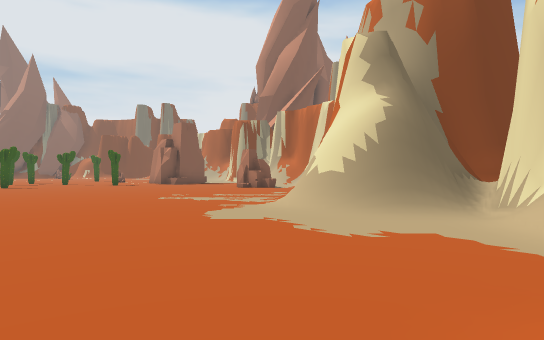
View 1 (above)

18 first-person views from a walk through a scene from a Unity 3-D project. The camera is 1.4 m above the floor, looks level and sees 75° across. The floor is counted in squares, 2 m on a side. Each view is taken from the middle of a square. On the plan, view 1 faces up. The plan holds only what a view shows up to about 11 squares ahead; the rest is blank. The place goes on beyond the plan.

View 2
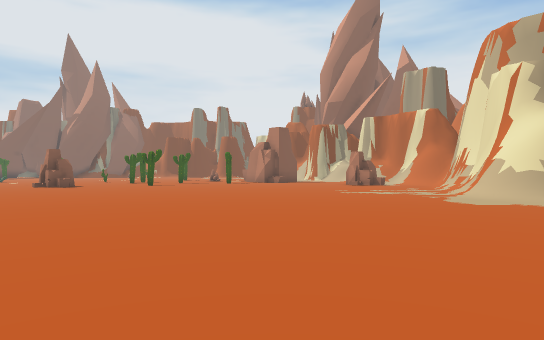

View 3
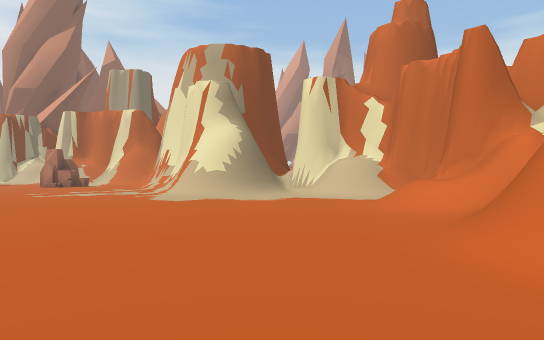

View 4
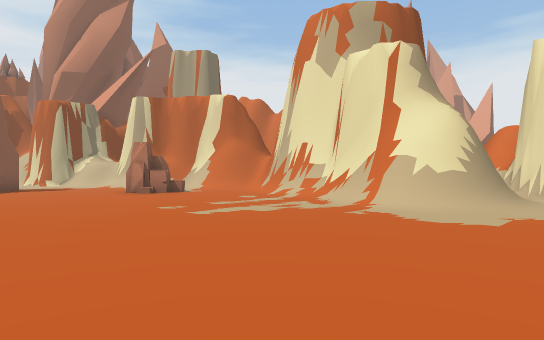

View 5
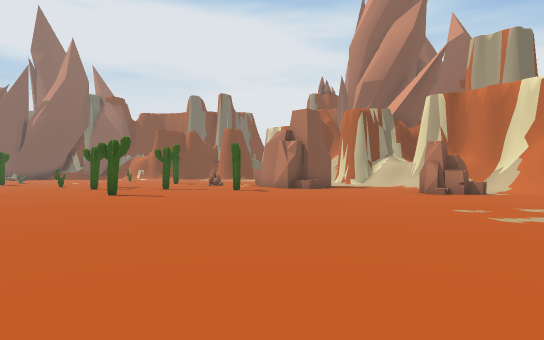

View 6
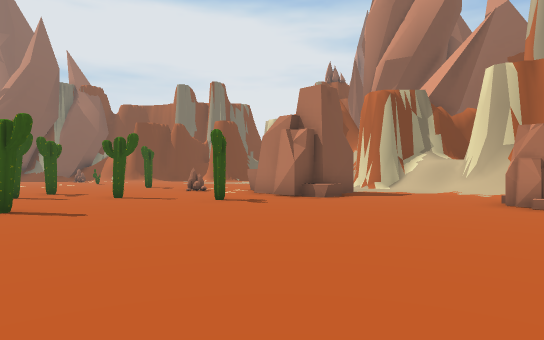

View 7
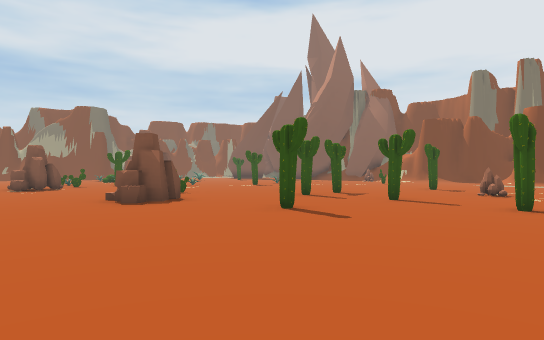

View 8
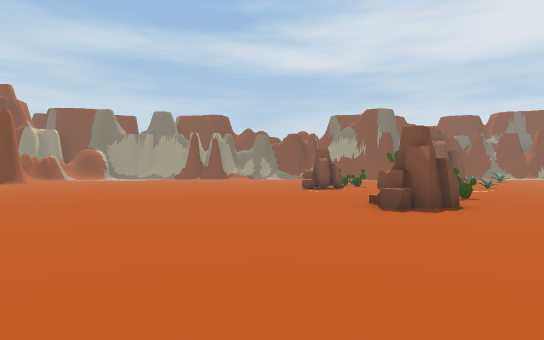

View 9
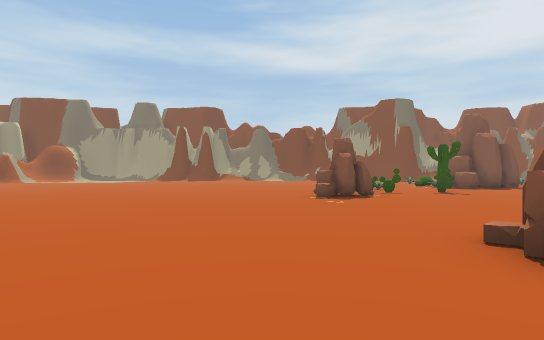

View 10
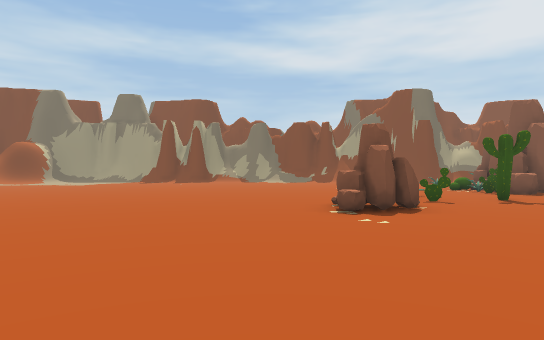

View 11
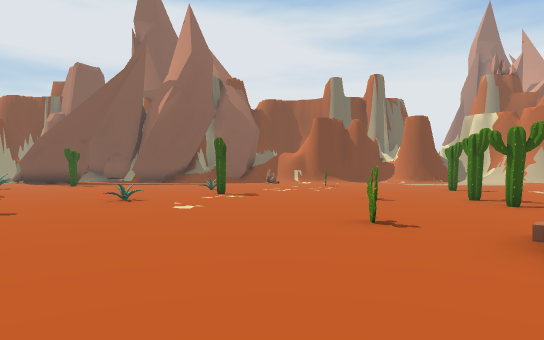

View 12
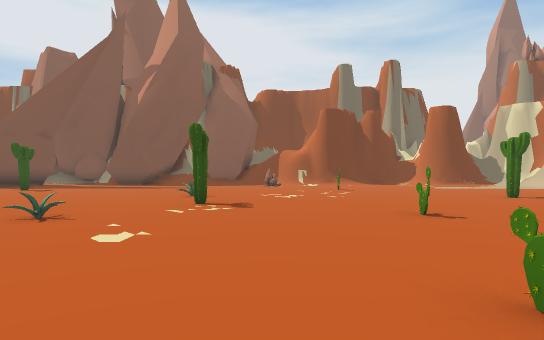

View 13
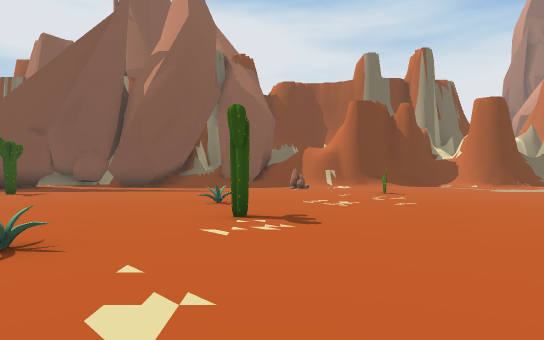

View 14
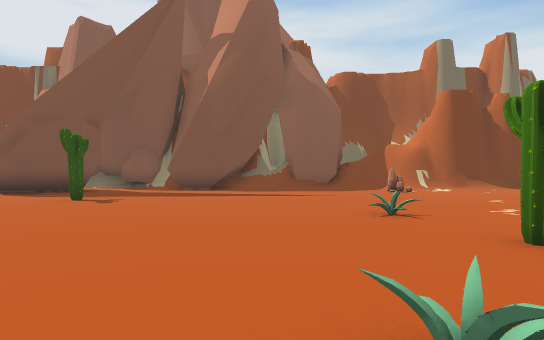

View 15
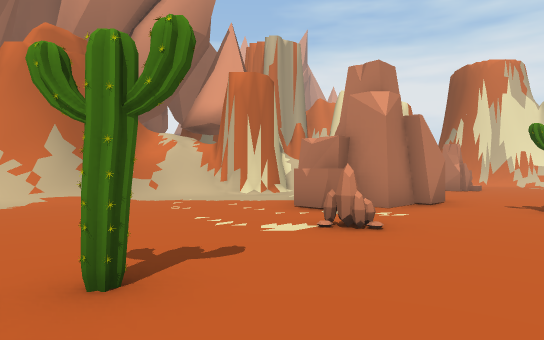

View 16
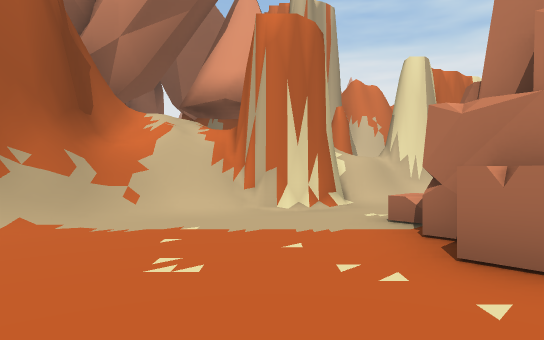

View 17
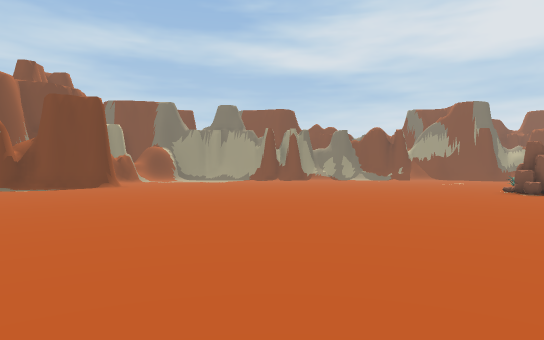

View 18
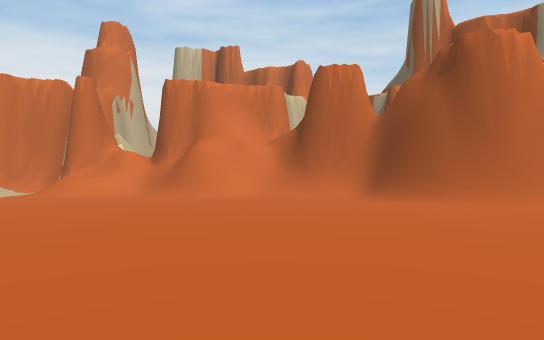

### Floor plan
Key: @ floor where view 1 was taken; # wall or solid block; . floor; / step, stairs or slope; = window, fence, low wall or low ledge; R rock; C cactus; O other object.
Columns run from 25 left of view 1 to 4 right of it. Each row starts with its distance up from view 1.
 28 ........ ...
 27 ............       ##
 26 ..........O....   .###
 25 C..............  ...###
 24 ......................#
 23 ......................##
 22 ......O.......C........#
 21 .......................##
 20  ......C.........R.RRR./##
 19 R..................RRR../#
 18 R....O....C..C.....RRR../#
 17 OO.............C....R....#
 16 ..................C......
 15 .........C..............RR/#
 14   .C...........C.........R/#
 13    ........R...............
 12 ..  RR.....RR..............#
 11 .....R..................../#
 10 ........................../#
  9 ..........................##
  8 ..........................#
  7 ..........................#
  6 ..........................####
  5 ............................/#
  4 ............................/#
  3 ............... ............/#
  2    ...........  .........../.#
  1     .........   ..........//##
  0     .......     .........@//##
 -1     ......       ....../////#
 -2     ....         ......//=
 -3     ...          .///////
 -4                  #######/

Where each view was taken, in squares from view 1:
view 1: 0 up, 0 right, facing up
view 2: 2 down, 5 left, facing up
view 3: 2 down, 5 left, facing up-right
view 4: 4 up, 6 left, facing up-right
view 5: 4 up, 6 left, facing up
view 6: 8 up, 6 left, facing up
view 7: 9 up, 6 left, facing up-left
view 8: 10 up, 7 left, facing left
view 9: 10 up, 11 left, facing left
view 10: 10 up, 14 left, facing left
view 11: 10 up, 17 left, facing up
view 12: 13 up, 17 left, facing up
view 13: 15 up, 18 left, facing up
view 14: 17 up, 21 left, facing up
view 15: 21 up, 13 left, facing right
view 16: 22 up, 9 left, facing right
view 17: 4 up, 10 left, facing left
view 18: 4 up, 9 left, facing down-right
